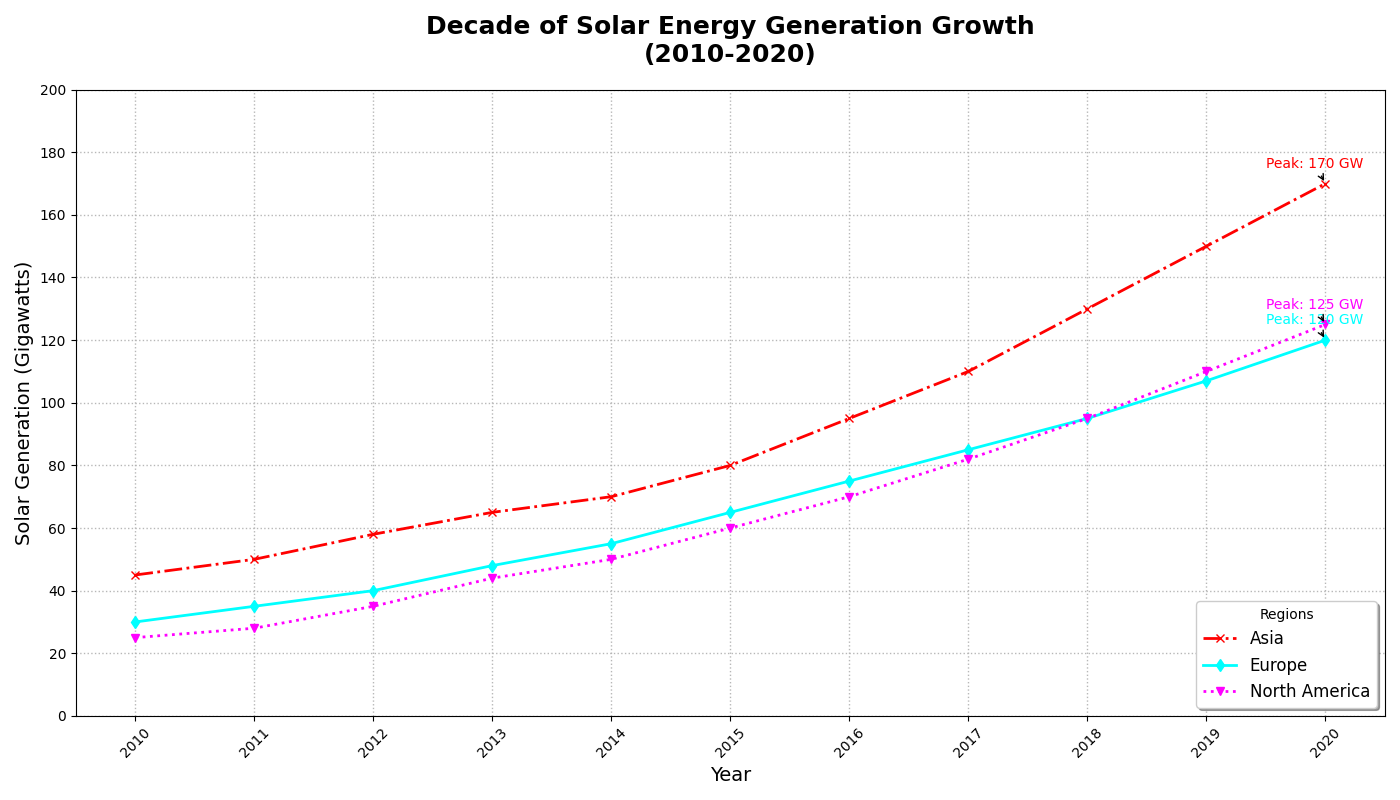

Source code (Python):
import matplotlib.pyplot as plt
import numpy as np

years = np.arange(2010, 2021)
asia = [45, 50, 58, 65, 70, 80, 95, 110, 130, 150, 170]
europe = [30, 35, 40, 48, 55, 65, 75, 85, 95, 107, 120]
north_america = [25, 28, 35, 44, 50, 60, 70, 82, 95, 110, 125]

plt.figure(figsize=(14, 8))

plt.plot(years, asia, marker='x', linestyle='-.', color='red', label='Asia', linewidth=2)
plt.plot(years, europe, marker='d', linestyle='-', color='cyan', label='Europe', linewidth=2)
plt.plot(years, north_america, marker='v', linestyle=':', color='magenta', label='North America', linewidth=2)

plt.title("Decade of Solar Energy Generation Growth\n(2010-2020)", fontsize=18, fontweight='bold', pad=20)
plt.xlabel("Year", fontsize=14)
plt.ylabel("Solar Generation (Gigawatts)", fontsize=14)
plt.xticks(years, rotation=45, fontsize=10)
plt.yticks(np.arange(0, 201, 20), fontsize=10)
plt.grid(True, linestyle=':', linewidth=1, alpha=0.9)
plt.legend(title='Regions', loc='lower right', fontsize=12, shadow=True)

for region, data, color in zip(['Asia', 'Europe', 'North America'],
                               [asia, europe, north_america],
                               ['red', 'cyan', 'magenta']):
    max_gen = max(data)
    max_year = years[data.index(max_gen)]
    plt.annotate(f'Peak: {max_gen} GW', xy=(max_year, max_gen),
                 xytext=(max_year - 0.5, max_gen + 5),
                 arrowprops=dict(facecolor=color, arrowstyle='->'),
                 fontsize=10, color=color)

plt.tight_layout()
plt.show()
